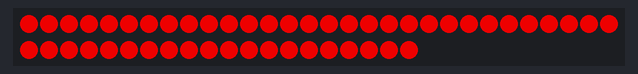
This sketch was run on a simulated Arduino Uno, built with avr-gcc and run on an emulated ATmega328P. Shown: 50 RGB LEDs in strip order, left to right, continuing on the next row.

Above: at 0.1 s.
At 2.1 s:
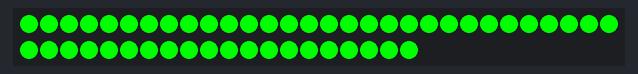
At 3.1 s:
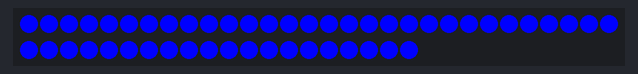
At 5.1 s:
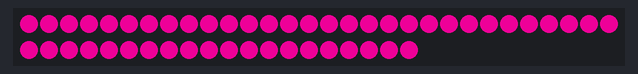

Measured:
- by itself, everything shown: repeats every 5.0 s, in 5 steps
- what the display in image 1 shows lasts 1.0 s, from 2.0 s to 3.0 s

The sketch:

clam_led_test.ino
```cpp
//#include <GIFDecoder.h>
#include <FastLED.h>
#include <SD.h>
#include "LEDMap.h"

#define NUM_LEDS 50
#define LED_PER_PIX 4
#define DATA_PIN 6
#define LED_TYPE WS2811

int j = 0;
int nFiles = 0;
CRGB leds[NUM_LEDS];

void setup() {
  // initialize serial communication
  Serial.begin(9600);
  // initialize pin type
  FastLED.addLeds<LED_TYPE, DATA_PIN>(leds, NUM_LEDS);
}


void loop() {
  for (int i = 0; i < NUM_LEDS; i++) {
    leds[i].r = 200;
  }
  FastLED.show();
  FastLED.delay(1000);


  for (int i = 0; i < NUM_LEDS; i++) {
    leds[i] = CRGB::Red;
  }
  FastLED.show();
  FastLED.delay(1000);

    for (int i = 0; i < NUM_LEDS; i++) {
    leds[i].setRGB(0,255,0);
  }
  FastLED.show();
  FastLED.delay(1000);


    for (int i = 0; i < NUM_LEDS; i++) {
    leds[i] = CRGB::Blue;
  }
  FastLED.show();
  FastLED.delay(1000);

    for (int i = 0; i < NUM_LEDS; i++) {
    leds[i] = CRGB::Purple;
  }
  FastLED.show();
  FastLED.delay(1000);

}
```

LEDMap.h
```cpp
#ifndef LEDMAP_H_INCLUDED
#define LEDMAP_H_INCLUDED
extern const short int pixelMap[5][5][4];
#endif
```

Source omitted: LEDMap.c (data table, 708 bytes)
